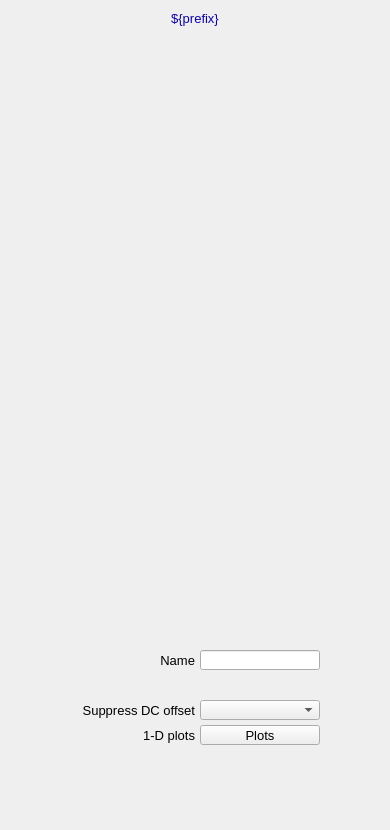
<?xml version="1.0" ?>
<ui version="4.0">
  <class>Dialog</class>
  <widget class="QWidget" name="screen">
    <property name="geometry">
      <rect>
        <x>362</x>
        <y>68</y>
        <width>390</width>
        <height>830</height>
      </rect>
    </property>
    <property name="styleSheet">
      <string notr="true">QWidget#screen {
  color: rgb(0, 0, 0);
  background-color: rgb(187, 187, 187);
  }</string>
    </property>
    <property name="windowTitle">
      <string>NDFFT</string>
    </property>
    <widget class="PyDMDrawingRectangle" name="rectangle">
      <property name="geometry">
        <rect>
          <x>0</x>
          <y>5</y>
          <width>390</width>
          <height>25</height>
        </rect>
      </property>
      <property name="brush" stdset="0">
        <brush brushstyle="SolidPattern">
          <color alpha="255">
            <red>218</red>
            <green>218</green>
            <blue>218</blue>
          </color>
        </brush>
      </property>
      <property name="penStyle" stdset="0">
        <enum>Qt::SolidLine</enum>
      </property>
      <property name="penColor" stdset="0">
        <color>
          <red>218</red>
          <green>218</green>
          <blue>218</blue>
        </color>
      </property>
      <property name="penWidth" stdset="0">
        <double>0</double>
      </property>
      <property name="penCapStyle" stdset="0">
        <enum>Qt::FlatCap</enum>
      </property>
      <property name="toolTip">
        <string>rectangle</string>
      </property>
    </widget>
    <widget class="QLabel" name="text">
      <property name="geometry">
        <rect>
          <x>87</x>
          <y>6</y>
          <width>216</width>
          <height>25</height>
        </rect>
      </property>
      <property name="text">
        <string>${prefix}</string>
      </property>
      <property name="font" stdset="0">
        <font>
          <pointsize>10</pointsize>
        </font>
      </property>
      <property name="brush" stdset="0">
        <brush brushstyle="SolidPattern">
          <color alpha="255">
            <red>10</red>
            <green>0</green>
            <blue>184</blue>
          </color>
        </brush>
      </property>
      <property name="toolTip">
        <string>text</string>
      </property>
      <property name="alignment">
        <set>Qt::AlignCenter</set>
      </property>
      <property name="styleSheet">
        <string notr="true">QLabel#text {
  color: rgb(10, 0, 184);
  }</string>
      </property>
    </widget>
    <widget class="PyDMEmbeddedDisplay" name="composite">
      <property name="geometry">
        <rect>
          <x>5</x>
          <y>35</y>
          <width>380</width>
          <height>605</height>
        </rect>
      </property>
      <property name="toolTip">
        <string>composite</string>
      </property>
      <property name="filename" stdset="0">
        <string>PluginBase_V26.ui</string>
      </property>
    </widget>
    <widget class="PyDMFrame" name="composite_1">
      <property name="geometry">
        <rect>
          <x>5</x>
          <y>645</y>
          <width>380</width>
          <height>180</height>
        </rect>
      </property>
      <widget class="PyDMDrawingRectangle" name="rectangle_1">
        <property name="geometry">
          <rect>
            <x>0</x>
            <y>0</y>
            <width>380</width>
            <height>180</height>
          </rect>
        </property>
        <property name="brush" stdset="0">
          <brush brushstyle="NoBrush">
            <color alpha="255">
              <red>0</red>
              <green>0</green>
              <blue>0</blue>
            </color>
          </brush>
        </property>
        <property name="penStyle" stdset="0">
          <enum>Qt::SolidLine</enum>
        </property>
        <property name="penColor" stdset="0">
          <color>
            <red>0</red>
            <green>0</green>
            <blue>0</blue>
          </color>
        </property>
        <property name="penWidth" stdset="0">
          <double>1</double>
        </property>
        <property name="penCapStyle" stdset="0">
          <enum>Qt::FlatCap</enum>
        </property>
        <property name="toolTip">
          <string>rectangle_1</string>
        </property>
      </widget>
      <widget class="QLabel" name="text_1">
        <property name="geometry">
          <rect>
            <x>10</x>
            <y>55</y>
            <width>180</width>
            <height>20</height>
          </rect>
        </property>
        <property name="text">
          <string>Suppress DC offset</string>
        </property>
        <property name="font" stdset="0">
          <font>
            <pointsize>10</pointsize>
          </font>
        </property>
        <property name="brush" stdset="0">
          <brush brushstyle="SolidPattern">
            <color alpha="255">
              <red>0</red>
              <green>0</green>
              <blue>0</blue>
            </color>
          </brush>
        </property>
        <property name="toolTip">
          <string>text_1</string>
        </property>
        <property name="alignment">
          <set>Qt::AlignRight|Qt::AlignTrailing|Qt::AlignVCenter</set>
        </property>
        <property name="styleSheet">
          <string notr="true">QLabel#text_1 {
  color: rgb(0, 0, 0);
  }</string>
        </property>
      </widget>
      <widget class="PyDMEnumComboBox" name="menu">
        <property name="geometry">
          <rect>
            <x>195</x>
            <y>55</y>
            <width>120</width>
            <height>20</height>
          </rect>
        </property>
        <property name="toolTip">
          <string>${prefix}FFTSuppressDC</string>
        </property>
        <property name="channel" stdset="0">
          <string>ca://${prefix}FFTSuppressDC</string>
        </property>
        <property name="font" stdset="0">
          <font>
            <pointsize>10</pointsize>
          </font>
        </property>
        <property name="styleSheet">
          <string notr="true">PyDMEnumComboBox#menu {
  color: rgb(0, 0, 0);
  background-color: rgb(115, 223, 255);
  }</string>
        </property>
      </widget>
      <widget class="PyDMRelatedDisplayButton" name="related_display">
        <property name="geometry">
          <rect>
            <x>195</x>
            <y>80</y>
            <width>120</width>
            <height>20</height>
          </rect>
        </property>
        <property name="toolTip">
          <string>Plots</string>
        </property>
        <property name="text">
          <string>Plots</string>
        </property>
        <property name="showIcon" stdset="0">
          <bool>true</bool>
        </property>
        <property name="font" stdset="0">
          <font>
            <pointsize>10</pointsize>
          </font>
        </property>
        <property name="styleSheet">
          <string notr="true">PyDMRelatedDisplayButton#related_display {
  color: rgb(0, 0, 0);
  background-color: rgb(115, 223, 255);
  }</string>
        </property>
        <property name="titles" stdset="0">
          <stringlist>
            <string>Time series</string>
            <string>FFT abs. value</string>
            <string>FFT real</string>
            <string>FFT Imaginary</string>
            <string>Combined</string>
            <string/>
            <string/>
            <string/>
            <string/>
            <string/>
            <string/>
            <string/>
            <string/>
            <string/>
            <string/>
          </stringlist>
        </property>
        <property name="filenames" stdset="0">
          <stringlist>
            <string>FFTTimeSeriesPlot_V26.ui</string>
            <string>FFTFreqSpectrumPlot_V26.ui</string>
            <string>FFTFreqSpectrumPlot_V26.ui</string>
            <string>FFTFreqSpectrumPlot_V26.ui</string>
            <string>FFTPlotAll_V26.ui</string>
            <string>.ui</string>
            <string>.ui</string>
            <string>.ui</string>
            <string>.ui</string>
            <string>.ui</string>
            <string>.ui</string>
            <string>.ui</string>
            <string>l.ui</string>
            <string>.ui</string>
            <string>.ui</string>
          </stringlist>
        </property>
        <property name="macros" stdset="0">
          <stringlist>
            <string>P=${P},RTS=${RTS},R=${R}</string>
            <string>P=${P},RTS=${RTS},R=${R},S=FFTAbsValue</string>
            <string>P=${P},RTS=${RTS},R=${R},S=FFTReal</string>
            <string>P=${P},RTS=${RTS},R=${R},S=FFTImaginary</string>
            <string>P=${P},RTS=${RTS},R=${R}</string>
            <string/>
            <string/>
            <string/>
            <string/>
            <string/>
            <string/>
            <string/>
            <string/>
            <string/>
            <string/>
          </stringlist>
        </property>
        <property name="openInNewWindow" stdset="0">
          <bool>true</bool>
        </property>
      </widget>
      <widget class="QLabel" name="text_2">
        <property name="geometry">
          <rect>
            <x>100</x>
            <y>80</y>
            <width>90</width>
            <height>20</height>
          </rect>
        </property>
        <property name="text">
          <string>1-D plots</string>
        </property>
        <property name="font" stdset="0">
          <font>
            <pointsize>10</pointsize>
          </font>
        </property>
        <property name="brush" stdset="0">
          <brush brushstyle="SolidPattern">
            <color alpha="255">
              <red>0</red>
              <green>0</green>
              <blue>0</blue>
            </color>
          </brush>
        </property>
        <property name="toolTip">
          <string>text_2</string>
        </property>
        <property name="alignment">
          <set>Qt::AlignRight|Qt::AlignTrailing|Qt::AlignVCenter</set>
        </property>
        <property name="styleSheet">
          <string notr="true">QLabel#text_2 {
  color: rgb(0, 0, 0);
  }</string>
        </property>
      </widget>
      <widget class="PyDMFrame" name="composite_2">
        <property name="geometry">
          <rect>
            <x>60</x>
            <y>30</y>
            <width>255</width>
            <height>20</height>
          </rect>
        </property>
        <widget class="QLabel" name="text_3">
          <property name="geometry">
            <rect>
              <x>5</x>
              <y>645</y>
              <width>130</width>
              <height>20</height>
            </rect>
          </property>
          <property name="text">
            <string>FFT direction</string>
          </property>
          <property name="font" stdset="0">
            <font>
              <pointsize>10</pointsize>
            </font>
          </property>
          <property name="brush" stdset="0">
            <brush brushstyle="SolidPattern">
              <color alpha="255">
                <red>0</red>
                <green>0</green>
                <blue>0</blue>
              </color>
            </brush>
          </property>
          <property name="toolTip">
            <string>text_3</string>
          </property>
          <property name="alignment">
            <set>Qt::AlignRight|Qt::AlignTrailing|Qt::AlignVCenter</set>
          </property>
          <property name="styleSheet">
            <string notr="true">QLabel#text_3 {
  color: rgb(0, 0, 0);
  }</string>
          </property>
        </widget>
        <widget class="PyDMEnumComboBox" name="menu_1">
          <property name="geometry">
            <rect>
              <x>140</x>
              <y>645</y>
              <width>120</width>
              <height>20</height>
            </rect>
          </property>
          <property name="toolTip">
            <string>${prefix}FFTDirection</string>
          </property>
          <property name="channel" stdset="0">
            <string>ca://${prefix}FFTDirection</string>
          </property>
          <property name="font" stdset="0">
            <font>
              <pointsize>10</pointsize>
            </font>
          </property>
          <property name="styleSheet">
            <string notr="true">PyDMEnumComboBox#menu_1 {
  color: rgb(0, 0, 0);
  background-color: rgb(115, 223, 255);
  }</string>
          </property>
        </widget>
      </widget>
      <widget class="QLabel" name="text_4">
        <property name="geometry">
          <rect>
            <x>150</x>
            <y>5</y>
            <width>40</width>
            <height>20</height>
          </rect>
        </property>
        <property name="text">
          <string>Name</string>
        </property>
        <property name="font" stdset="0">
          <font>
            <pointsize>10</pointsize>
          </font>
        </property>
        <property name="brush" stdset="0">
          <brush brushstyle="SolidPattern">
            <color alpha="255">
              <red>0</red>
              <green>0</green>
              <blue>0</blue>
            </color>
          </brush>
        </property>
        <property name="toolTip">
          <string>text_4</string>
        </property>
        <property name="alignment">
          <set>Qt::AlignRight|Qt::AlignTrailing|Qt::AlignVCenter</set>
        </property>
        <property name="styleSheet">
          <string notr="true">QLabel#text_4 {
  color: rgb(0, 0, 0);
  }</string>
        </property>
      </widget>
      <widget class="PyDMLineEdit" name="text_entry">
        <property name="geometry">
          <rect>
            <x>195</x>
            <y>5</y>
            <width>120</width>
            <height>20</height>
          </rect>
        </property>
        <property name="channel" stdset="0">
          <string>ca://${prefix}Name</string>
        </property>
        <property name="toolTip">
          <string>${prefix}Name</string>
        </property>
        <property name="font" stdset="0">
          <font>
            <pointsize>10</pointsize>
          </font>
        </property>
        <property name="styleSheet">
          <string notr="true">PyDMLineEdit#text_entry {
  color: rgb(0, 0, 0);
  background-color: rgb(115, 223, 255);
  border: 1px solid black;
  margin: 0px;
  padding: 0px;
  spacing: 0px;
  }</string>
        </property>
      </widget>
      <widget class="PyDMFrame" name="composite_3">
        <property name="geometry">
          <rect>
            <x>20</x>
            <y>105</y>
            <width>295</width>
            <height>20</height>
          </rect>
        </property>
        <widget class="QLabel" name="text_5">
          <property name="geometry">
            <rect>
              <x>5</x>
              <y>645</y>
              <width>170</width>
              <height>20</height>
            </rect>
          </property>
          <property name="text">
            <string>Number to average</string>
          </property>
          <property name="font" stdset="0">
            <font>
              <pointsize>10</pointsize>
            </font>
          </property>
          <property name="brush" stdset="0">
            <brush brushstyle="SolidPattern">
              <color alpha="255">
                <red>0</red>
                <green>0</green>
                <blue>0</blue>
              </color>
            </brush>
          </property>
          <property name="toolTip">
            <string>text_5</string>
          </property>
          <property name="alignment">
            <set>Qt::AlignRight|Qt::AlignTrailing|Qt::AlignVCenter</set>
          </property>
          <property name="styleSheet">
            <string notr="true">QLabel#text_5 {
  color: rgb(0, 0, 0);
  }</string>
          </property>
        </widget>
        <widget class="PyDMLineEdit" name="text_entry_1">
          <property name="geometry">
            <rect>
              <x>180</x>
              <y>645</y>
              <width>120</width>
              <height>20</height>
            </rect>
          </property>
          <property name="channel" stdset="0">
            <string>ca://${prefix}FFTNumAverage</string>
          </property>
          <property name="toolTip">
            <string>${prefix}FFTNumAverage</string>
          </property>
          <property name="font" stdset="0">
            <font>
              <pointsize>10</pointsize>
            </font>
          </property>
          <property name="styleSheet">
            <string notr="true">PyDMLineEdit#text_entry_1 {
  color: rgb(0, 0, 0);
  background-color: rgb(115, 223, 255);
  border: 1px solid black;
  margin: 0px;
  padding: 0px;
  spacing: 0px;
  }</string>
          </property>
        </widget>
      </widget>
      <widget class="PyDMFrame" name="composite_4">
        <property name="geometry">
          <rect>
            <x>40</x>
            <y>130</y>
            <width>275</width>
            <height>20</height>
          </rect>
        </property>
        <widget class="QLabel" name="text_6">
          <property name="geometry">
            <rect>
              <x>5</x>
              <y>645</y>
              <width>150</width>
              <height>20</height>
            </rect>
          </property>
          <property name="text">
            <string>Number averaged</string>
          </property>
          <property name="font" stdset="0">
            <font>
              <pointsize>10</pointsize>
            </font>
          </property>
          <property name="brush" stdset="0">
            <brush brushstyle="SolidPattern">
              <color alpha="255">
                <red>0</red>
                <green>0</green>
                <blue>0</blue>
              </color>
            </brush>
          </property>
          <property name="toolTip">
            <string>text_6</string>
          </property>
          <property name="alignment">
            <set>Qt::AlignRight|Qt::AlignTrailing|Qt::AlignVCenter</set>
          </property>
          <property name="styleSheet">
            <string notr="true">QLabel#text_6 {
  color: rgb(0, 0, 0);
  }</string>
          </property>
        </widget>
        <widget class="PyDMLabel" name="text_update">
          <property name="geometry">
            <rect>
              <x>160</x>
              <y>646</y>
              <width>120</width>
              <height>18</height>
            </rect>
          </property>
          <property name="toolTip">
            <string>PV: ${prefix}FFTNumAveraged</string>
          </property>
          <property name="channel" stdset="0">
            <string>ca://${prefix}FFTNumAveraged</string>
          </property>
          <property name="font" stdset="0">
            <font>
              <pointsize>10</pointsize>
            </font>
          </property>
          <property name="alignment">
            <set>Qt::AlignLeading|Qt::AlignLeft|Qt::AlignVCenter</set>
          </property>
          <property name="textInteractionFlags">
            <set>Qt::TextSelectableByKeyboard|Qt::TextSelectableByMouse</set>
          </property>
          <property name="styleSheet">
            <string notr="true">PyDMLabel#text_update {
  color: rgb(10, 0, 184);
  background-color: rgb(187, 187, 187);
  }</string>
          </property>
        </widget>
      </widget>
      <widget class="PyDMFrame" name="composite_5">
        <property name="geometry">
          <rect>
            <x>60</x>
            <y>155</y>
            <width>253</width>
            <height>20</height>
          </rect>
        </property>
        <widget class="QLabel" name="text_7">
          <property name="geometry">
            <rect>
              <x>5</x>
              <y>645</y>
              <width>130</width>
              <height>20</height>
            </rect>
          </property>
          <property name="text">
            <string>Reset average</string>
          </property>
          <property name="font" stdset="0">
            <font>
              <pointsize>10</pointsize>
            </font>
          </property>
          <property name="brush" stdset="0">
            <brush brushstyle="SolidPattern">
              <color alpha="255">
                <red>0</red>
                <green>0</green>
                <blue>0</blue>
              </color>
            </brush>
          </property>
          <property name="toolTip">
            <string>text_7</string>
          </property>
          <property name="alignment">
            <set>Qt::AlignRight|Qt::AlignTrailing|Qt::AlignVCenter</set>
          </property>
          <property name="styleSheet">
            <string notr="true">QLabel#text_7 {
  color: rgb(0, 0, 0);
  }</string>
          </property>
        </widget>
        <widget class="PyDMPushButton" name="message_button">
          <property name="geometry">
            <rect>
              <x>140</x>
              <y>645</y>
              <width>118</width>
              <height>20</height>
            </rect>
          </property>
          <property name="text">
            <string>Reset average</string>
          </property>
          <property name="font" stdset="0">
            <font>
              <pointsize>10</pointsize>
            </font>
          </property>
          <property name="toolTip">
            <string>${prefix}FFTResetAverage</string>
          </property>
          <property name="channel" stdset="0">
            <string>ca://${prefix}FFTResetAverage</string>
          </property>
          <property name="pressValue" stdset="0">
            <string>1</string>
          </property>
          <property name="styleSheet">
            <string notr="true">PyDMPushButton#message_button {
  color: rgb(0, 0, 0);
  background-color: rgb(115, 223, 255);
  }</string>
          </property>
        </widget>
      </widget>
    </widget>
  </widget>
  <customwidgets>
    <customwidget>
      <class>PyDMDrawingRectangle</class>
      <extends>QWidget</extends>
      <header>pydm.widgets.drawing</header>
    </customwidget>
    <customwidget>
      <class>PyDMLabel</class>
      <extends>QLabel</extends>
      <header>pydm.widgets.label</header>
    </customwidget>
    <customwidget>
      <class>PyDMEmbeddedDisplay</class>
      <extends>QFrame</extends>
      <header>pydm.widgets.embedded_display</header>
    </customwidget>
    <customwidget>
      <class>PyDMFrame</class>
      <extends>QFrame</extends>
      <header>pydm.widgets.frame</header>
    </customwidget>
    <customwidget>
      <class>PyDMEnumComboBox</class>
      <extends>QComboBox</extends>
      <header>pydm.widgets.enum_combo_box</header>
    </customwidget>
    <customwidget>
      <class>PyDMRelatedDisplayButton</class>
      <extends>QPushButton</extends>
      <header>pydm.widgets.related_display_button</header>
    </customwidget>
    <customwidget>
      <class>PyDMLineEdit</class>
      <extends>QLineEdit</extends>
      <header>pydm.widgets.line_edit</header>
    </customwidget>
    <customwidget>
      <class>PyDMPushButton</class>
      <extends>QPushButton</extends>
      <header>pydm.widgets.pushbutton</header>
    </customwidget>
  </customwidgets>
</ui>
